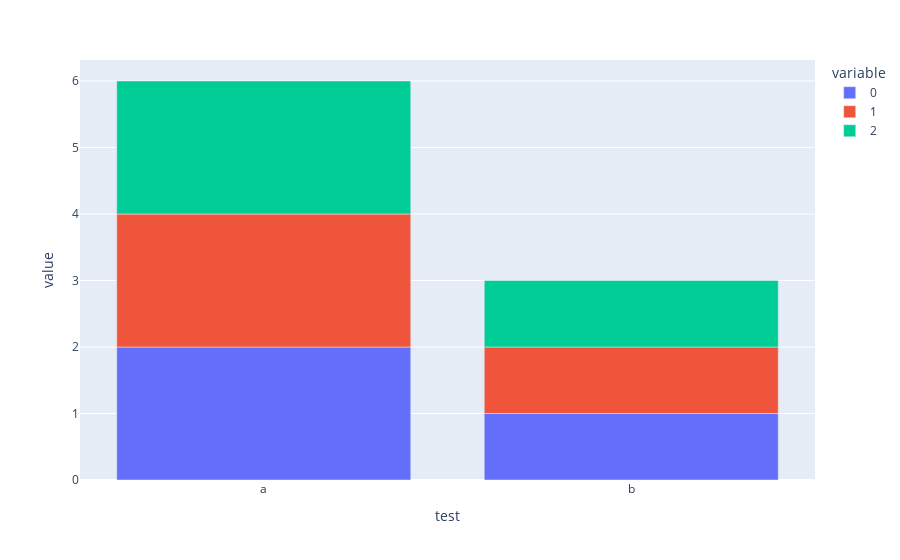

Notebook code cell kept with this figure:
### Code cell
df.groupby('test').count().plot(kind='bar')

### Figure 1 — Plotly figure (JSON) as saved in the notebook; plotly's stock layout.template omitted (floating-point values rounded to 4 significant figures)
{"data": [{"alignmentgroup": "True", "hovertemplate": "variable=0<br>test=%{x}<br>value=%{y}<extra></extra>", "legendgroup": "0", "marker": {"color": "#636efa"}, "name": "0", "offsetgroup": "0", "orientation": "v", "showlegend": true, "textposition": "auto", "type": "bar", "x": ["a", "b"], "xaxis": "x", "y": [2, 1], "yaxis": "y"}, {"alignmentgroup": "True", "hovertemplate": "variable=1<br>test=%{x}<br>value=%{y}<extra></extra>", "legendgroup": "1", "marker": {"color": "#EF553B"}, "name": "1", "offsetgroup": "1", "orientation": "v", "showlegend": true, "textposition": "auto", "type": "bar", "x": ["a", "b"], "xaxis": "x", "y": [2, 1], "yaxis": "y"}, {"alignmentgroup": "True", "hovertemplate": "variable=2<br>test=%{x}<br>value=%{y}<extra></extra>", "legendgroup": "2", "marker": {"color": "#00cc96"}, "name": "2", "offsetgroup": "2", "orientation": "v", "showlegend": true, "textposition": "auto", "type": "bar", "x": ["a", "b"], "xaxis": "x", "y": [2, 1], "yaxis": "y"}], "layout": {"barmode": "relative", "legend": {"title": {"text": "variable"}, "tracegroupgap": 0}, "margin": {"t": 60}, "xaxis": {"anchor": "y", "domain": [0, 1], "title": {"text": "test"}}, "yaxis": {"anchor": "x", "domain": [0, 1], "title": {"text": "value"}}}}
